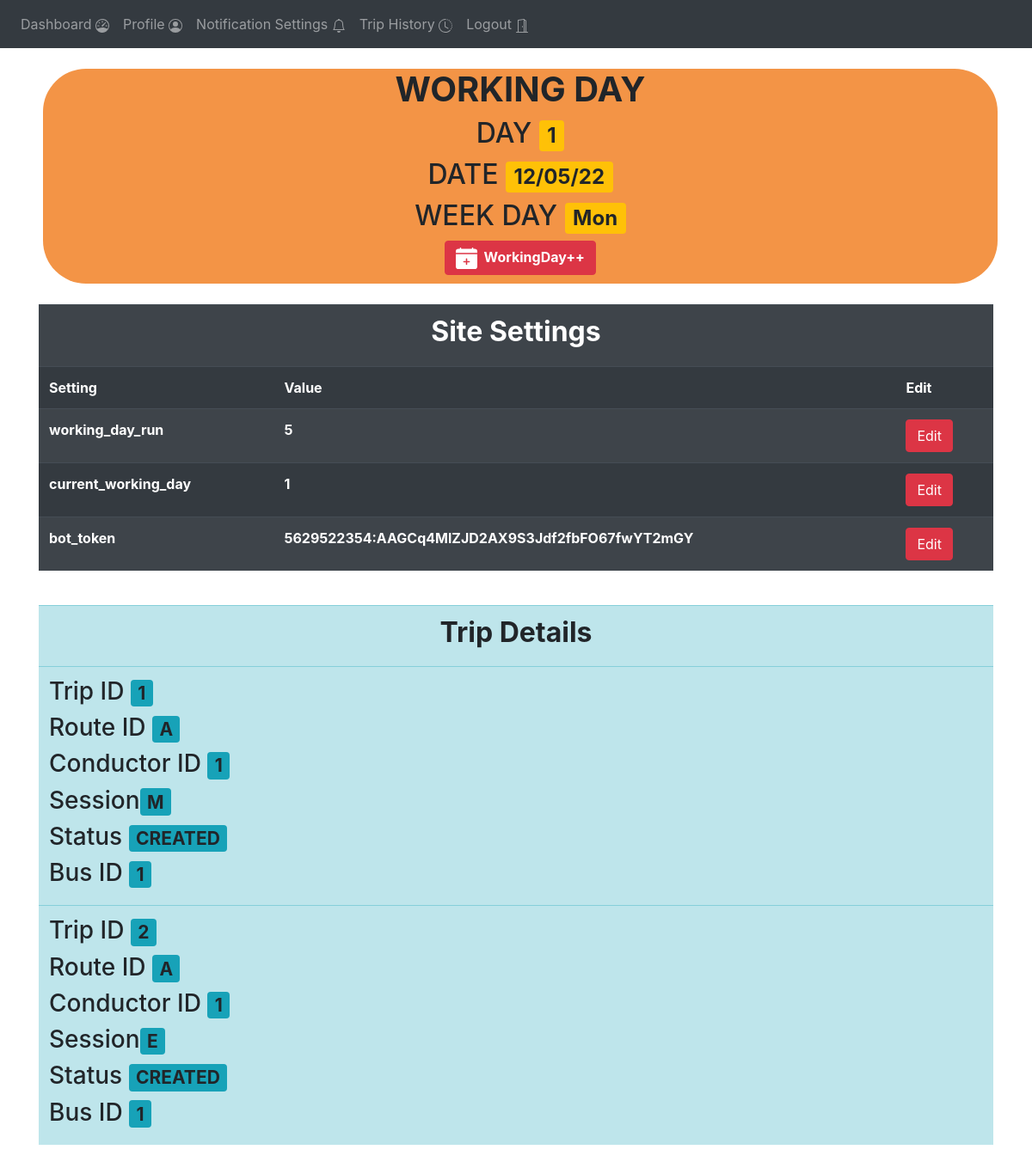
The app's page /admin-home (signed in), older data.
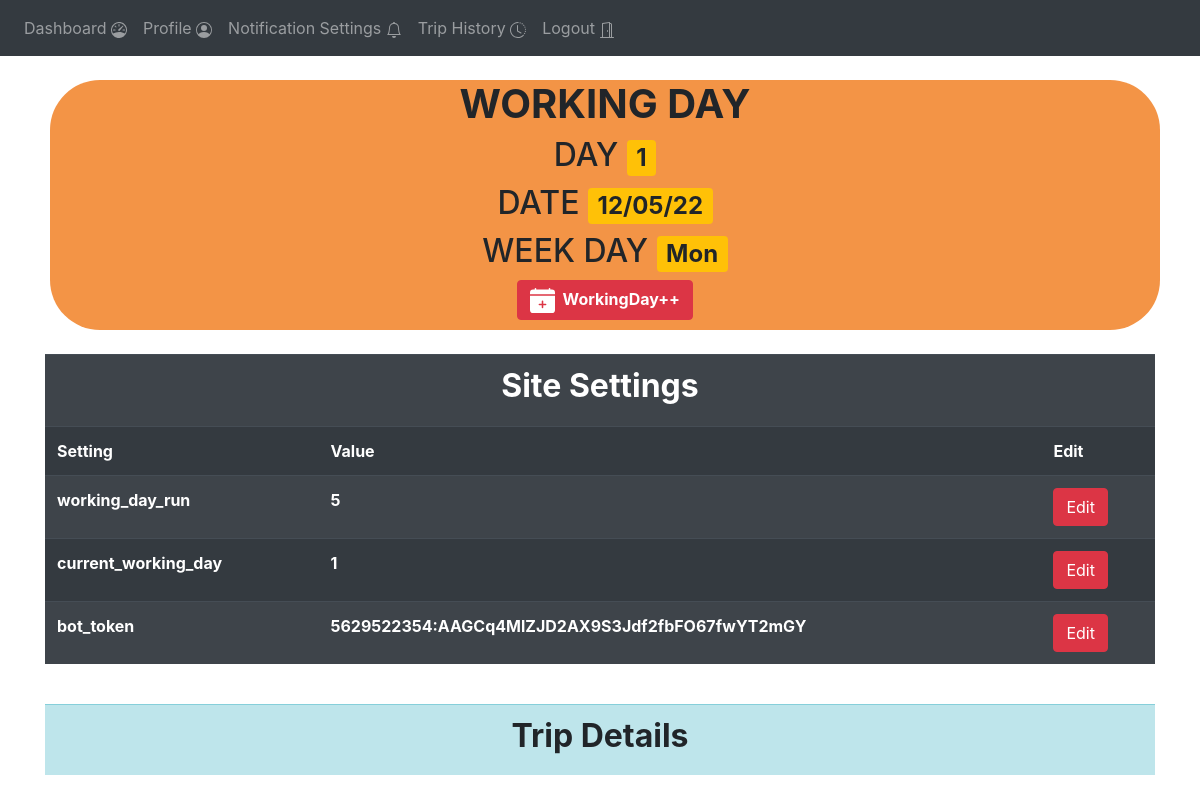
The same page, newer data.
### website/models.py (models this page shows)
class Site_settings(db.Model):
    key =  db.Column(db.String ,primary_key=True )
    value =  db.Column(db.String)

class Trips(db.Model):
    trip_id = db.Column(db.Integer, primary_key=True)
    working_day = db.Column(db.Integer)
    route_id = db.Column(db.Integer)
    conductor_id = db.Column(db.Integer)
    bus_id =  db.Column(db.String(1))
    session = db.Column(db.String(1))
    status = db.Column(db.String(15))
    current_phase = db.Column(db.String(15))
    start_time =  db.Column(db.String(15))
    end_time = db.Column(db.String(15))

### website/views.py (the view)
@views.route('/admin-home', methods=['GET', 'POST'])
@login_required
def admin_home():
    working_day = Site_settings.query.filter_by(key="current_working_day").first().value
    w = Working_day.query.filter_by(day=working_day).first()
    ss = Site_settings.query.all()
    trips = Trips.query.filter_by(working_day=w.day)
    return render_template("admin_home.html" , user = current_user, w = w , ss= ss , trips=trips)

### website/__init__.py (called while the page is built)
def create_app():
    app = Flask(__name__)
    app.config['SECRET_KEY'] = '#itsactuallyapassword'
    app.config['SQLALCHEMY_DATABASE_URI'] = f'sqlite:///{DB_NAME}'
    db.init_app(app)
    from .views import views
    from .auth import auth
    app.register_blueprint(views, url_prefix='/')
    app.register_blueprint(auth, url_prefix='/')
    from .models import User
    create_database(app)
    login_manager = LoginManager()
    login_manager.login_view = 'auth.login'
    login_manager.init_app(app)
    @login_manager.user_loader
    def load_user(id):
        return User.query.get(int(id))
    return app

### website/templates/admin_home.html (shortened to what this page needs)
{% extends "base.html" %}
{% block content %}
<br>
<div class="container-md" style="background-color: rgb(243, 148, 70);align-content: center ;text-align: center ;margin-left: 5px;margin-right: 5px;padding-left: 5px;padding-right:5px ; padding-bottom : 10px;border-radius: 50px;">
  <h1><b>WORKING DAY</h1></b>
  <h2>DAY  <span class="badge bg-warning">{{w.day}}</span></h2>
  <h2>DATE <span class="badge bg-warning">{{w.date}}</span></h2>
  <h2>WEEK DAY  <span class="badge bg-warning">{{w.week_day}}</span></h2>
  <button  class = "btn btn-danger" onclick="increment_working_day()"><b>
    <span>
  </span>&nbsp;WorkingDay++
</b></button>
</div>
<br>
<div class="conatiner-md">
  <table class="table table-striped table-dark">
    <tr>
      <th colspan="3"><h2 align="center"><b>Site Settings</b></h2></th>
    </tr>
    <tr>
      <th>Setting</th>
      <th>Value</th>
      <th>Edit</th>
    </tr>
    {% for s in ss %}
      <tr>
        <th>{{s.key}}</th>
        <th>{{s.value}}</th>
        <th><button class="btn btn-danger">Edit</button></th>
      </tr>
    {% endfor%}
  </table>
</div>
<br>
<div>
      <table class="table table-info">
        <tr>
          <th colspan="2"><h2 align="center"><b>Trip Details</b></h2></th>
          {% for trip in trips%}
          <tr>
            <th colspan="2">
              <h3>Trip ID <span class="badge bg-info">{{trip.trip_id}}</span></h3>
              <h3>Route ID <span class="badge bg-info">{{trip.route_id}}</span></h3>
              <h3>Conductor ID <span class="badge bg-info">{{trip.conductor_id}}</span></h3>
              <h3>Session<span class="badge bg-info">{{trip.session}}</span></h3>
              <h3>Status <span class="badge bg-info">{{trip.status}}</span></h3>
              <h3>Bus ID <span class="badge bg-info">{{trip.bus_id}}</span></h3>
            </th>
          </tr>
          {%endfor%}
      </table>
</div>
<br>
{% endblock %}

Row changes from the older to the newer data that the page shows:
removed Trips: trip_id "1", route_id "A", conductor_id "1", session "M", status "CREATED", bus_id "1"
removed Trips: trip_id "2", route_id "A", conductor_id "1", session "E", status "CREATED", bus_id "1"
